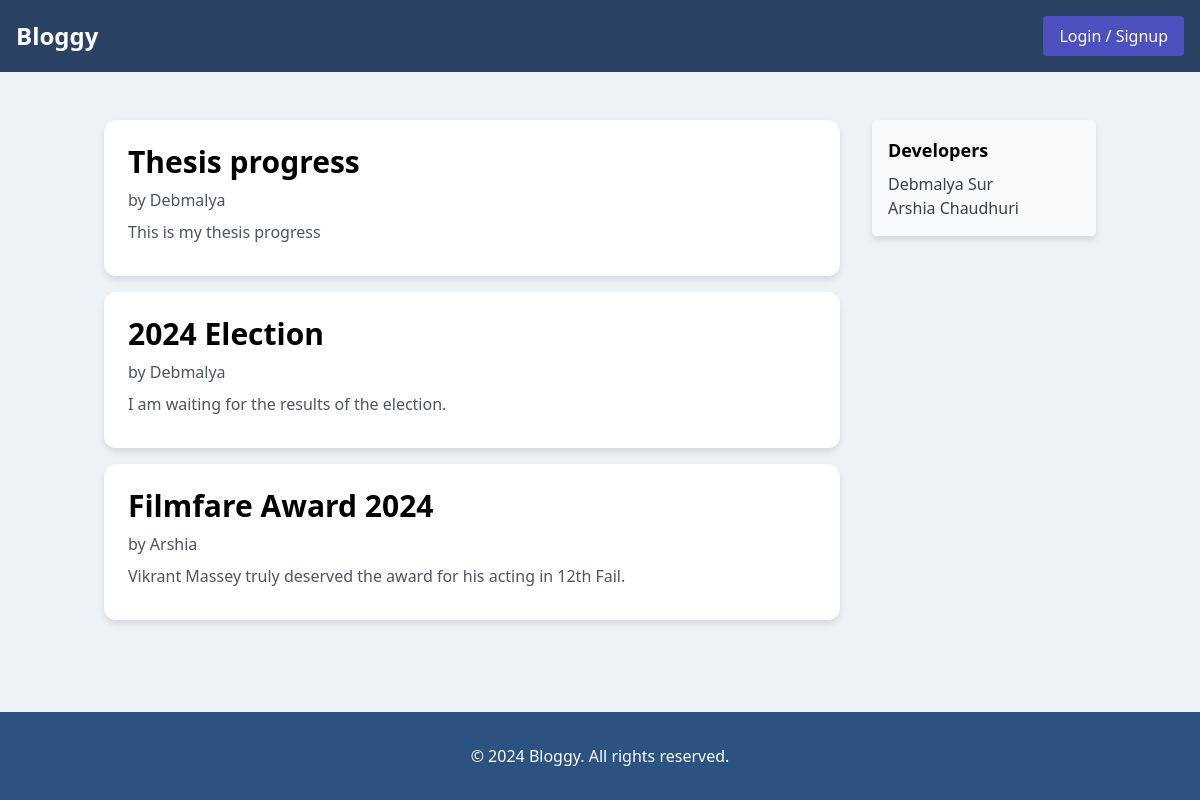
Page /home on the earlier database version.
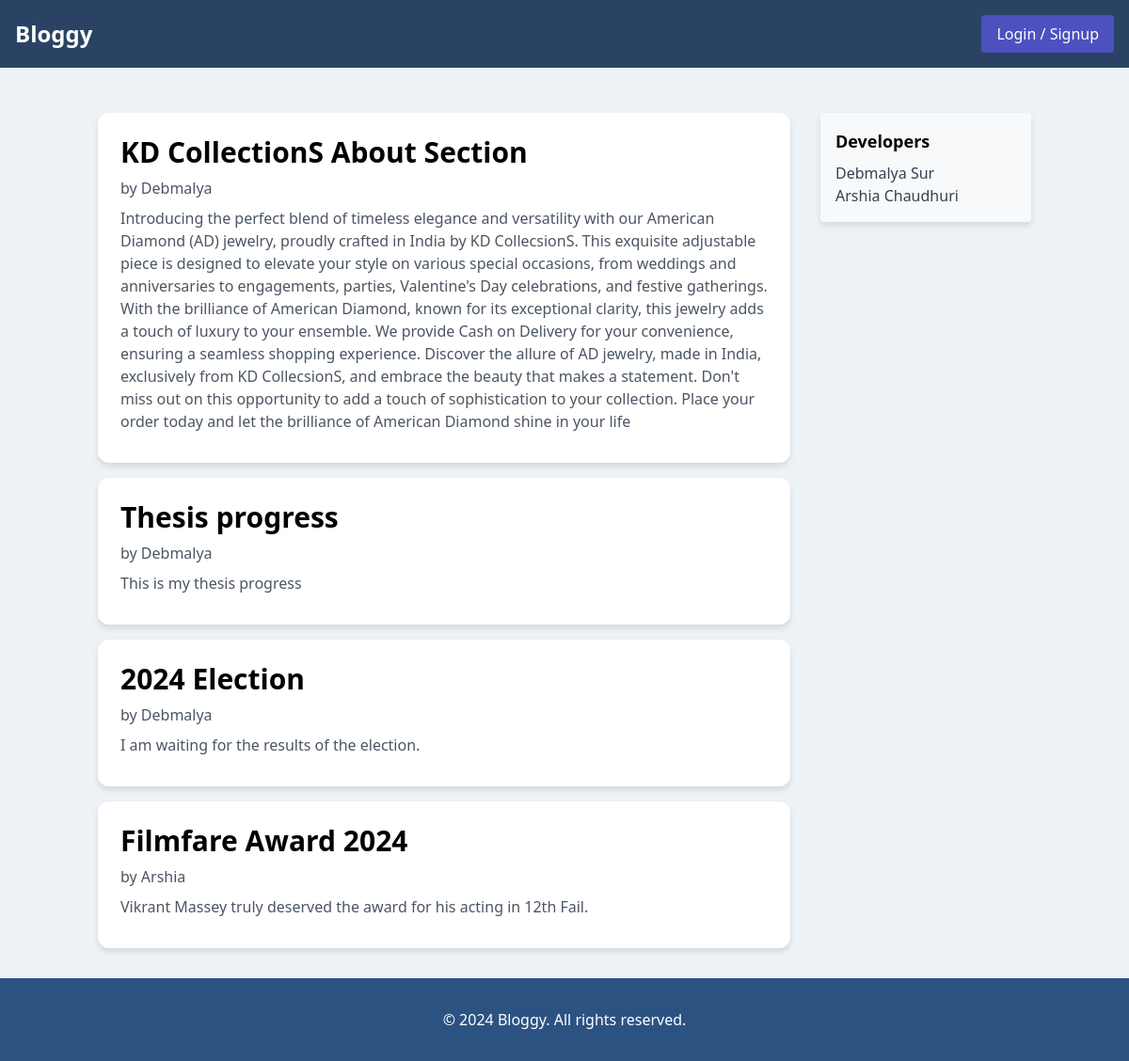
Same page on the later database version.
### utils/db.py (models this page shows)
class Blog(db.Model):
    blogId = db.Column(db.String(50), primary_key=True)
    title = db.Column(db.String(100), nullable=False)
    body = db.Column(db.String(1000), nullable=False)
    imageURI = db.Column(db.String(50), nullable=True)
    blogsCreated = db.relationship('AllBlogs', backref='blog', cascade='all, delete-orphan')

class AllBlogs(db.Model):
    userName = db.Column(db.String(50), db.ForeignKey('user.userName', ondelete='CASCADE'), primary_key=True)
    blogId = db.Column(db.String(50), db.ForeignKey('blog.blogId', ondelete='CASCADE'), primary_key=True)

### main.py (the view)
@app.route('/')
@app.route('/home')
def home():
    data = display_all()
    return render_template('home.html', data=data, length = len(data))

### functionalities/displayAll.py (called while the page is built)
def display_all():
    blogs = AllBlogs.query.all()
    result=[]
    for blog in blogs:
        userName=blog.userName
        blogId=blog.blogId
        blogData=Blog.query.get(blogId)
        blogTitle=blogData.title
        blogBody=blogData.body
        blogImageURI=blogData.imageURI
        post={}
        post["userName"] = userName
        post["blogId"] = blogId
        post["title"] = blogTitle
        post["body"] = blogBody
        post["imageURI"] = blogImageURI
        result.append(post)
    result = result[::-1]
    return result

### templates/home.html (shortened to what this page needs)
<!DOCTYPE html>
<html lang="en">
<head>
    <link rel="stylesheet" href="/static/home.css">
    <link href="https://cdn.jsdelivr.net/npm/tailwindcss@2.2.19/dist/tailwind.min.css" rel="stylesheet">
</head>
<body>
    <nav class="navbar p-4 flex justify-between items-center">
        <a href="/"><div class="text-white text-2xl font-bold">Bloggy</div></a>
        {% if "userName" in session %}
        <a href="/logout"><button class="text-white px-4 py-2 rounded logout">Logout</button></a>
        {% else %}
        <a href="/login"><button class="text-white px-4 py-2 rounded">Login / Signup</button></a>
        {% endif %}
    </nav>
    <div class="container mx-auto mt-8 flex">
        <div class="w-3/4 p-4">
            {% for i in range(length) %}
            <a href="/blog/{{data[i]['blogId']}}">
                <div class="blog-card mb-4 p-6">
                    <h2 class="text-3xl font-bold mb-2">{{ data[i]['title'] }}</h2>
                    <p class="text-gray-600 mb-2">by {{ data[i]['userName'] }}</p>
                    <p class="text-gray-600 mb-2">{{data[i]['body']}}</p>
                </div>
            </a>
            {% endfor %}
        </div>
        <div class="w-1/4 p-4 sticky top-0">
            <div class="promotion-card p-4 rounded">
                <h3 class="text-lg font-semibold mb-2">Developers</h3>
                <p class="text-gray-700">Debmalya Sur</p>
                <p class="text-gray-700">Arshia Chaudhuri</p>
            </div>
        </div>
    </div>
    <footer>
        <p>&copy; 2024 Bloggy. All rights reserved.</p>
    </footer>
</body>
</html>

### static/home.css (style rules this page uses)
body { display: flex; flex-direction: column; min-height: 100vh; background-color: #edf2f7; font-family: 'Poppins', sans-serif; }
.blog-card { background-color: #ffffff; border-radius: 12px; box-shadow: 0 4px 6px rgba(0, 0, 0, 0.1); padding: 20px; }
.navbar { background-color: #2a4365; }
.navbar button { background-color: #4c51bf; transition: background-color 0.3s ease; }
.blog-card { background-color: #ffffff; border-radius: 12px; box-shadow: 0 4px 6px rgba(0, 0, 0, 0.1); transition: transform 0.3s ease; }
.promotion-card { background-color: #f8f9fa; border-radius: 12px; box-shadow: 0 4px 6px rgba(0, 0, 0, 0.1); }
footer { text-align: center; margin-top: auto; background-color: #2c5282; color: #ffffff; padding: 2rem 0; text-align: center; }

Differences in the rows shown:
added Blog: title "KD CollectionS About Section", body "Introducing the perfect blend of timeless elegance and versatility with our American Diamond (AD) jewelry, proudly crafted in India by KD CollecsionS. This exquisite adjustable piece is designed to elevate your style on various special occasions, from weddings and anniversaries to engagements, parties, Valentine's Day celebrations, and festive gatherings. With the brilliance of American Diamond, known for its exceptional clarity, this jewelry adds a touch of luxury to your ensemble. We provide Cash on Delivery for your convenience, ensuring a seamless shopping experience. Discover the allure of AD jewelry, made in India, exclusively from KD CollecsionS, and embrace the beauty that makes a…"
added AllBlogs: userName "Debmalya"
Other differences:
new list line: "by"
